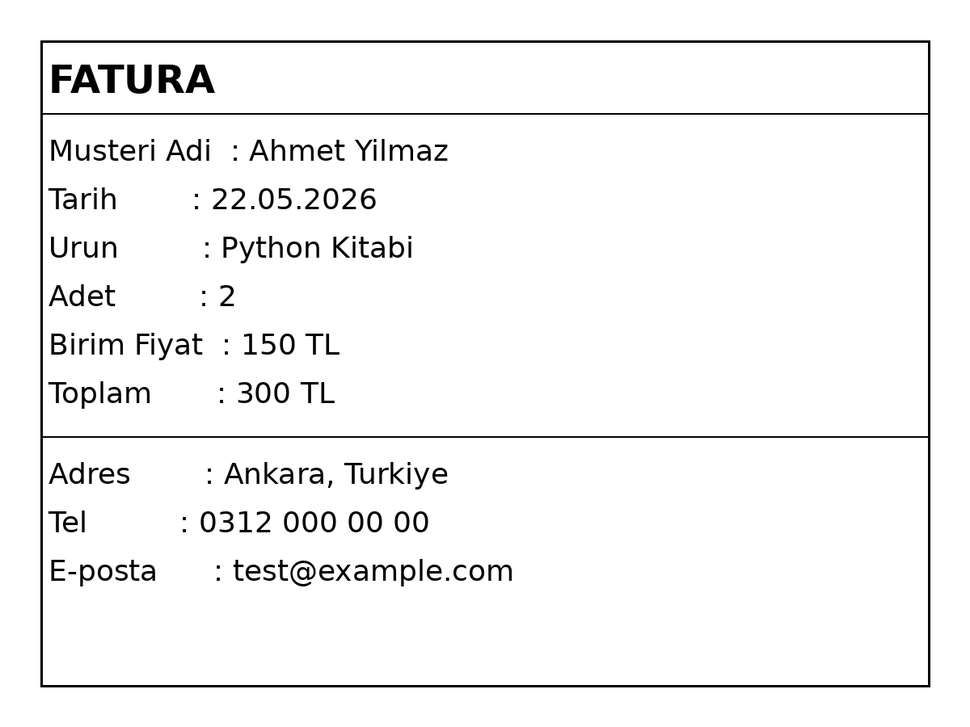
#> input picture samples/sample_document.png, 970 x 727 px, shrunk from 1200 x 900 before the run, found by its file name
$ python ocr_engine.py
#> lines starting #> are read from the running program, lines starting #| are printed output that depends on the picture; after the words box and inside, x2 and y2 are one past the last pixel; in counts of white or black regions, pixels touching at a corner belong together
"""
Document Image OCR and Layout Analysis
Tools: OpenCV, pytesseract
"""

import cv2
import pytesseract
import numpy as np
from PIL import Image
import matplotlib.pyplot as plt
import os

# Tesseract executable path (required on Windows)
pytesseract.pytesseract.tesseract_cmd = r"C:\Program Files\Tesseract-OCR\tesseract.exe"


# ─────────────────────────────────────────────────
# 1. IMAGE LOADING & PRE-PROCESSING
# ─────────────────────────────────────────────────

def load_image(file_path: str) -> np.ndarray:
    """Load an image from disk and return it in BGR format."""
#> called with file_path = 'assets/sample_document.png'
    img = cv2.imread(file_path)
#> img is the input picture: shape (727, 970, 3); min 0, max 255, mean 245
    if img is None:
        raise FileNotFoundError(f"Image not found: {file_path}")
    return img


def preprocess(img: np.ndarray) -> np.ndarray:
    """
    Basic pre-processing steps to improve OCR accuracy:
    - Convert to grayscale
    - Reduce noise with Gaussian blur
    - Apply Otsu's thresholding
    """
    # Convert to grayscale
    gray = cv2.cvtColor(img, cv2.COLOR_BGR2GRAY)

    # Reduce noise with Gaussian blur
    blurred = cv2.GaussianBlur(gray, (3, 3), 0)

    # Otsu's thresholding: white background, black text
    _, thresholded = cv2.threshold(blurred, 0, 255, cv2.THRESH_BINARY + cv2.THRESH_OTSU)
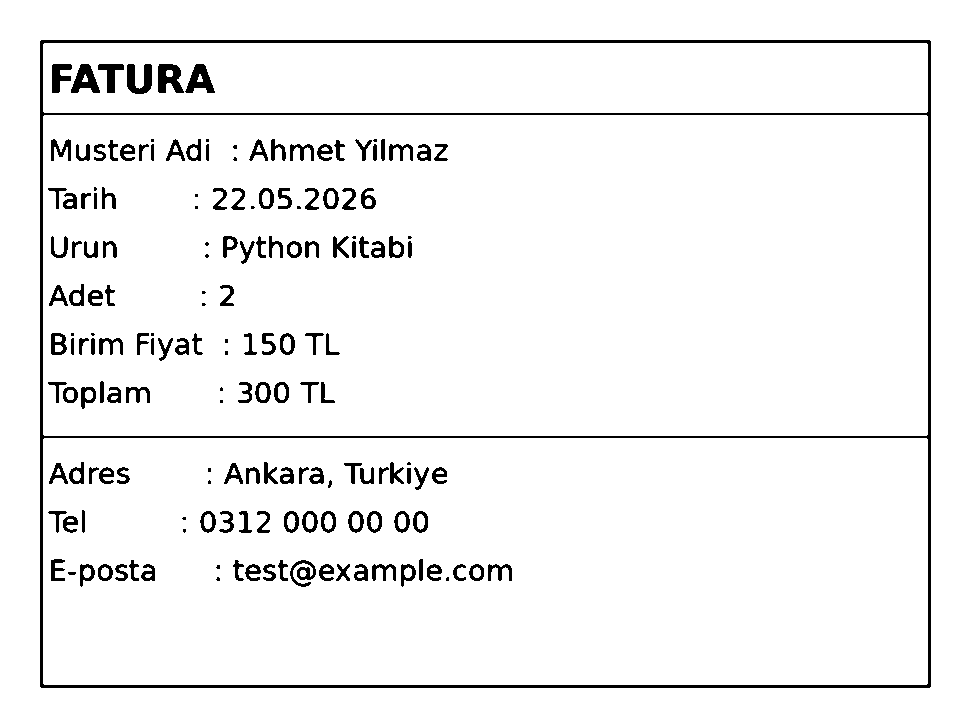
#> thresholded: shape (727, 970); 95.2% white; 174 black regions (31 under 20 px), largest, box (x1, y1, x2, y2) and area: (40, 40, 931, 688) 12746, (158, 64, 184, 93) 518, (127, 64, 152, 94) 485

    return thresholded


# ─────────────────────────────────────────────────
# 2. TEXT EXTRACTION (OCR)
# ─────────────────────────────────────────────────

def extract_text(preprocessed_img: np.ndarray, lang: str = "tur+eng") -> str:
    """
    Extract text from a pre-processed image.

    lang options:
      "tur"     → Turkish only
      "eng"     → English only
      "tur+eng" → Turkish and English together
    """
    pil_img = Image.fromarray(preprocessed_img)
    # psm 6: treat the image as a single uniform block of text → cleaner output
    config = "--psm 6 --oem 3"
#> (the run stopped early here; a loop or call above may not have finished)

$ run again, with samples/sample_table.png copied over samples/sample_document.png
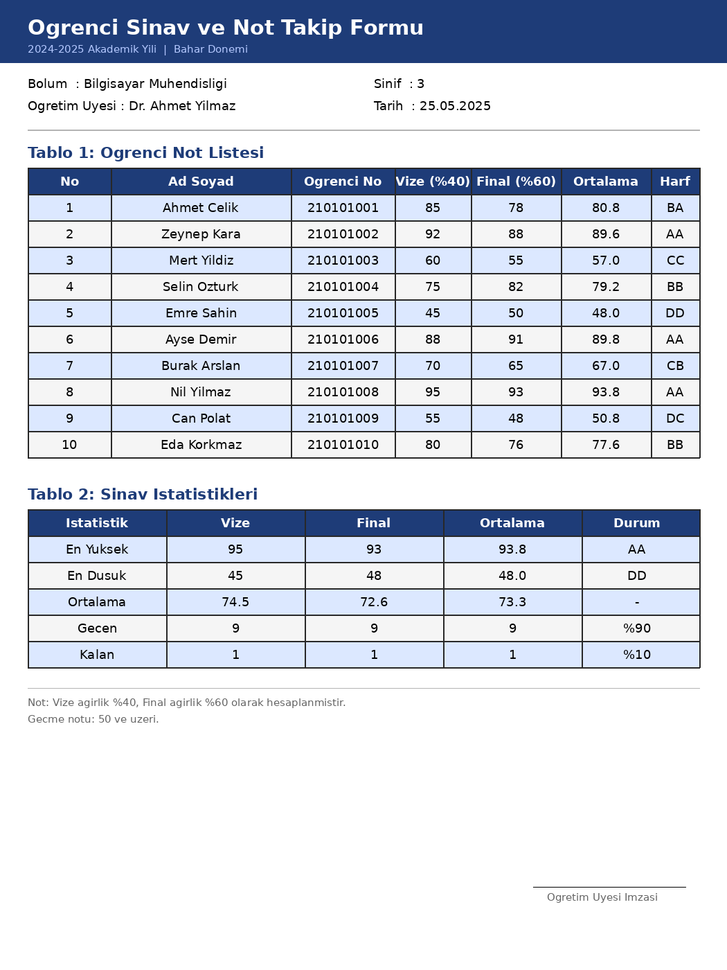
#> input picture samples/sample_table.png, 727 x 970 px, shrunk from 1050 x 1400 before the run, found by its file name
#> in load_image, img is the input picture: shape (970, 727, 3); mean B, G, R 227.6, 217.2, 211.8
#> in preprocess, `gray = cv2.cvtColor(img, cv2.COLOR_BGR2GRAY)`:
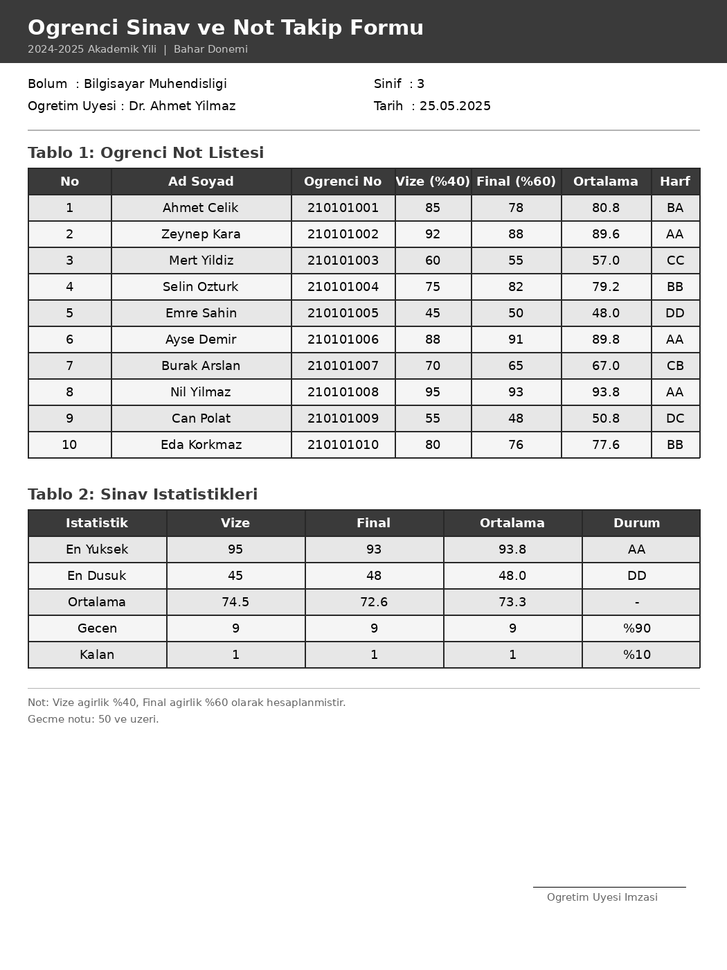
#> gray: shape (970, 727); min 0, max 255, mean 216.8
#> in preprocess, `_, thresholded = cv2.threshold(blurred, 0, 255, cv2.THRESH_BINARY + cv..`:
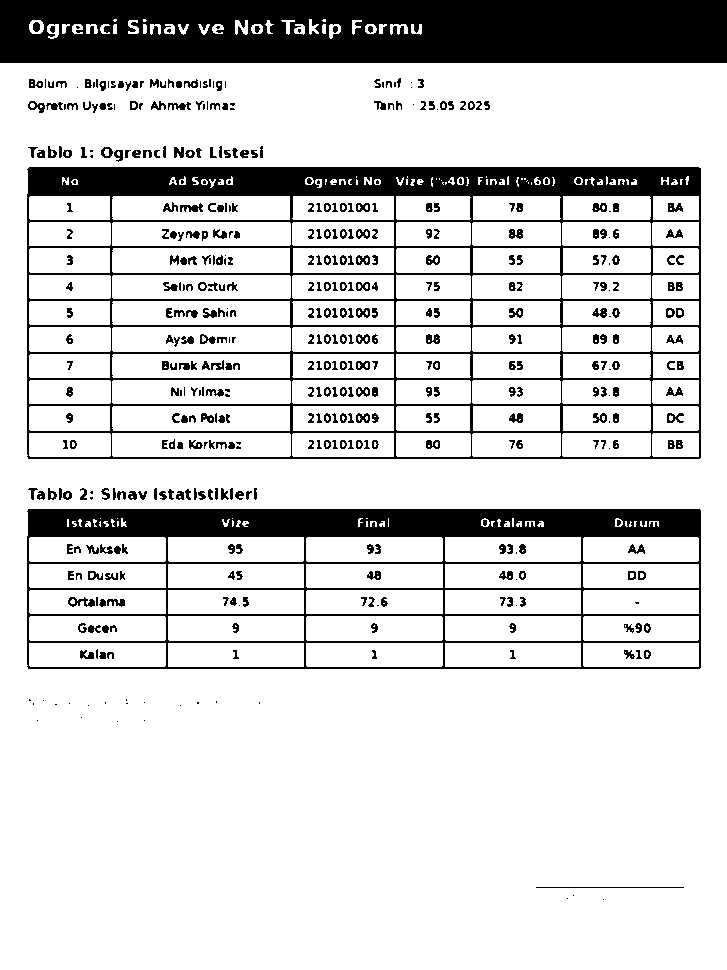
#> thresholded: shape (970, 727); 82.5% white; 500 black regions (111 under 20 px), largest, box (x1, y1, x2, y2) and area: (0, 0, 727, 63) 43518, (27, 167, 701, 459) 35365, (27, 509, 701, 669) 26297
